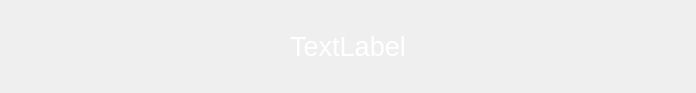
<?xml version="1.0" encoding="UTF-8"?>
<ui version="4.0">
 <class>Toast</class>
 <widget class="QDialog" name="Toast">
  <property name="geometry">
   <rect>
    <x>0</x>
    <y>0</y>
    <width>696</width>
    <height>93</height>
   </rect>
  </property>
  <property name="windowTitle">
   <string>Dialog</string>
  </property>
  <property name="styleSheet">
   <string notr="true">QLabel
{
	color: #FFFFFF;
	font: 20pt;
}</string>
  </property>
  <layout class="QGridLayout" name="gridLayout">
   <item row="0" column="0">
    <widget class="QWidget" name="widget_background" native="true">
     <layout class="QHBoxLayout" name="horizontalLayout">
      <item>
       <widget class="QLabel" name="label">
        <property name="text">
         <string>TextLabel</string>
        </property>
        <property name="alignment">
         <set>Qt::AlignCenter</set>
        </property>
       </widget>
      </item>
     </layout>
    </widget>
   </item>
  </layout>
 </widget>
 <resources/>
 <connections/>
</ui>
